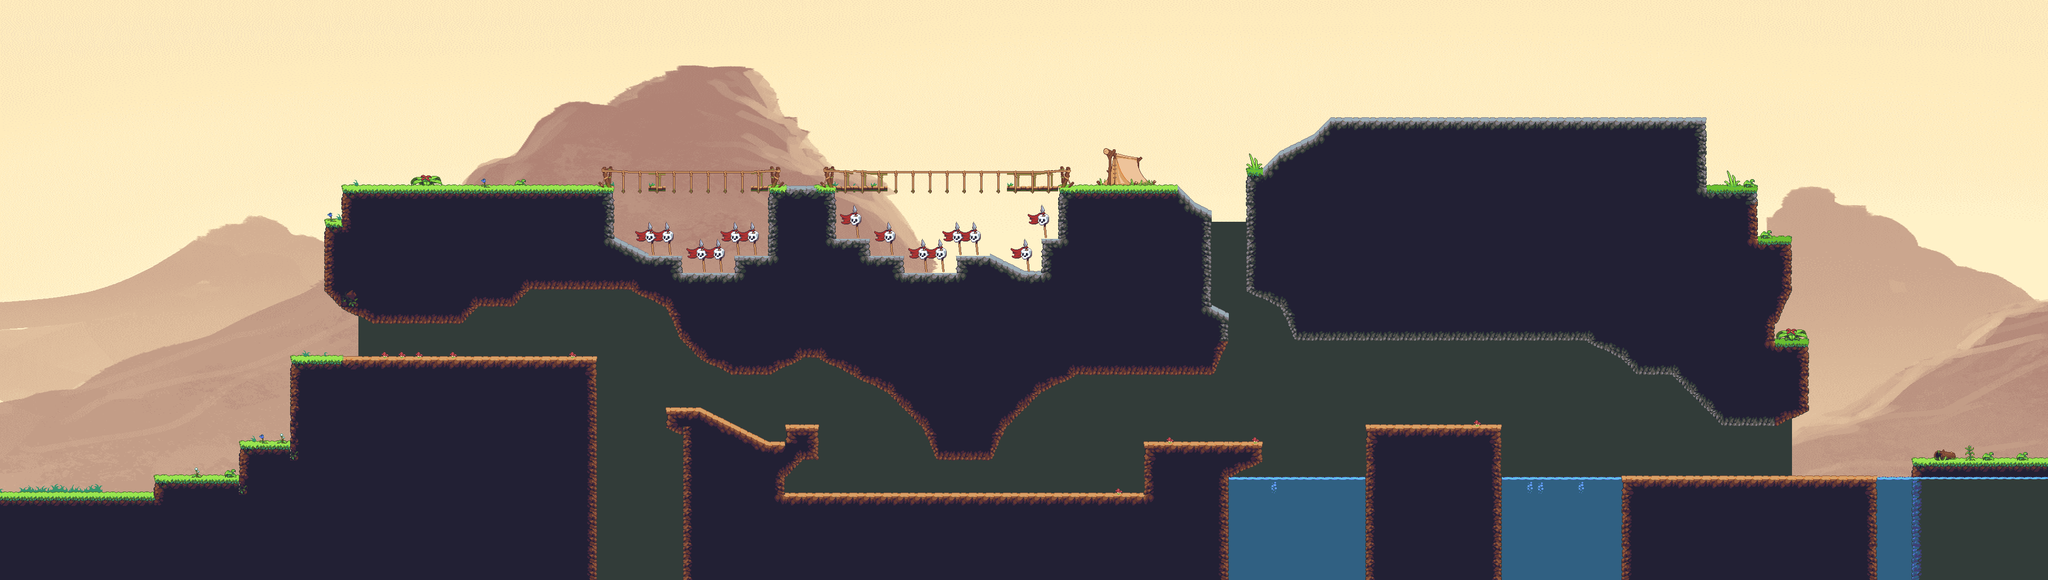

Below is a game level as drawn by its tile map, then a one-line description and the .tmx that defines it (tile-layer data replaced by summaries):
An orthogonal 120x34 tile map with 32x32 px tiles, 4 tile layers (Scenery, Background, Foreground, Objekte), 3 tilesets, 1 image layer and 161 objects (71x Wall, 58x CoinEntity, 21x Ground, 6x SpikeEntity, 2x EnemyEntity, ...).

<map version="1.0" orientation="orthogonal" renderorder="left-up" width="120" height="34" tilewidth="32" tileheight="32" nextobjectid="260">
 <tileset firstgid="1" name="jungle_guide" tilewidth="32" tileheight="32">
  <image source="../img/map/jungle_guide.png" width="768" height="928" />
 </tileset>
 <tileset firstgid="697" name="jungle_terrain" tilewidth="32" tileheight="32">
  <image source="../img/map/jungle_terrain.png" width="896" height="480" />
 </tileset>
 <tileset firstgid="1117" name="objekte" tilewidth="32" tileheight="32">
  <image source="../img/map/objekte.png" width="416" height="224" />
 </tileset>
 <imagelayer name="Parallax_layer1">
  <image source="../img/background/rock.png" />
 </imagelayer>
 <layer name="Scenery" width="120" height="34">
  <data>[4080 cells, 17 non-empty, 16 distinct tile ids]</data>
 </layer>
 <layer name="Background" width="120" height="34">
  <data>[4080 cells, 850 non-empty, 10 distinct tile ids]</data>
 </layer>
 <layer name="Foreground" width="120" height="34">
  <data>[4080 cells, 1996 non-empty, 180 distinct tile ids]</data>
 </layer>
 <layer name="Objekte" width="120" height="34">
  <data>[4080 cells, 41 non-empty, 11 distinct tile ids]</data>
 </layer>
 <objectgroup name="Object">
  <properties>
   <property name="duration" value="300" />
   <property name="fade" value="#300000" />
  </properties>
  <object id="74" name="mainPlayer" x="6.66667" y="858" width="32" height="64">
   <properties>
    <property name="image" value="gripe_run_right" />
    <property name="spritewidth" value="64" />
   </properties>
  </object>
  <object id="81" name="SpikeEntity" x="1116.67" y="1001" width="162" height="40" />
  <object id="85" name="game.LevelEntity" x="3807.5" y="-499431" width="31" height="1e+06">
   <properties>
    <property name="duration" value="300" />
    <property name="fade" value="#009900" />
    <property name="to" value="6" />
   </properties>
  </object>
  <object id="130" name="SpikeEntity" x="1151.67" y="422" width="288" height="28" />
  <object id="139" name="SpikeEntity" x="1568.67" y="415" width="415" height="31" />
  <object id="149" name="SpikeEntity" x="2304.67" y="989" width="256" height="40" />
  <object id="177" name="SpikeEntity" x="2816.67" y="1004" width="285" height="40" />
  <object id="180" name="SpikeEntity" x="3520.67" y="1015" width="64" height="40" />
  <object id="197" name="CoinEntity" x="499.667" y="718" width="32" height="32">
   <properties>
    <property name="image" value="spinning_coin_gold" />
    <property name="spritewidth" value="32" />
   </properties>
  </object>
  <object id="198" name="CoinEntity" x="991.667" y="616" width="32" height="32">
   <properties>
    <property name="image" value="spinning_coin_gold" />
    <property name="spritewidth" value="32" />
   </properties>
  </object>
  <object id="199" name="CoinEntity" x="1200.67" y="623" width="32" height="32">
   <properties>
    <property name="image" value="spinning_coin_gold" />
    <property name="spritewidth" value="32" />
   </properties>
  </object>
  <object id="200" name="CoinEntity" x="1252.67" y="676" width="32" height="32">
   <properties>
    <property name="image" value="spinning_coin_gold" />
    <property name="spritewidth" value="32" />
   </properties>
  </object>
  <object id="201" name="CoinEntity" x="1054.67" y="579" width="32" height="32">
   <properties>
    <property name="image" value="spinning_coin_gold" />
    <property name="spritewidth" value="32" />
   </properties>
  </object>
  <object id="202" name="CoinEntity" x="1135.67" y="576" width="32" height="32">
   <properties>
    <property name="image" value="spinning_coin_gold" />
    <property name="spritewidth" value="32" />
   </properties>
  </object>
  <object id="203" name="CoinEntity" x="1748.67" y="880" width="32" height="32">
   <properties>
    <property name="image" value="spinning_coin_gold" />
    <property name="spritewidth" value="32" />
   </properties>
  </object>
  <object id="204" name="CoinEntity" x="1785.67" y="879" width="32" height="32">
   <properties>
    <property name="image" value="spinning_coin_gold" />
    <property name="spritewidth" value="32" />
   </properties>
  </object>
  <object id="205" name="CoinEntity" x="1823.67" y="880" width="32" height="32">
   <properties>
    <property name="image" value="spinning_coin_gold" />
    <property name="spritewidth" value="32" />
   </properties>
  </object>
  <object id="206" name="CoinEntity" x="2736.67" y="733" width="32" height="32">
   <properties>
    <property name="image" value="spinning_coin_gold" />
    <property name="spritewidth" value="32" />
   </properties>
  </object>
  <object id="207" name="CoinEntity" x="2287.67" y="449" width="32" height="32">
   <properties>
    <property name="image" value="spinning_coin_gold" />
    <property name="spritewidth" value="32" />
   </properties>
  </object>
  <object id="208" name="CoinEntity" x="2289.67" y="498" width="32" height="32">
   <properties>
    <property name="image" value="spinning_coin_gold" />
    <property name="spritewidth" value="32" />
   </properties>
  </object>
  <object id="209" name="CoinEntity" x="2288.67" y="398" width="32" height="32">
   <properties>
    <property name="image" value="spinning_coin_gold" />
    <property name="spritewidth" value="32" />
   </properties>
  </object>
  <object id="210" name="CoinEntity" x="2334.67" y="586" width="32" height="32">
   <properties>
    <property name="image" value="spinning_coin_gold" />
    <property name="spritewidth" value="32" />
   </properties>
  </object>
  <object id="211" name="CoinEntity" x="2338.67" y="759" width="32" height="32">
   <properties>
    <property name="image" value="spinning_coin_gold" />
    <property name="spritewidth" value="32" />
   </properties>
  </object>
  <object id="212" name="CoinEntity" x="2404.67" y="711" width="32" height="32">
   <properties>
    <property name="image" value="spinning_coin_gold" />
    <property name="spritewidth" value="32" />
   </properties>
  </object>
  <object id="213" name="CoinEntity" x="2477.67" y="682" width="32" height="32">
   <properties>
    <property name="image" value="spinning_coin_gold" />
    <property name="spritewidth" value="32" />
   </properties>
  </object>
  <object id="214" name="CoinEntity" x="2536.67" y="695" width="32" height="32">
   <properties>
    <property name="image" value="spinning_coin_gold" />
    <property name="spritewidth" value="32" />
   </properties>
  </object>
  <object id="215" name="CoinEntity" x="2602.67" y="734" width="32" height="32">
   <properties>
    <property name="image" value="spinning_coin_gold" />
    <property name="spritewidth" value="32" />
   </properties>
  </object>
  <object id="216" name="CoinEntity" x="3125.67" y="849" width="32" height="32">
   <properties>
    <property name="image" value="spinning_coin_gold" />
    <property name="spritewidth" value="32" />
   </properties>
  </object>
  <object id="217" name="CoinEntity" x="3230.67" y="850" width="32" height="32">
   <properties>
    <property name="image" value="spinning_coin_gold" />
    <property name="spritewidth" value="32" />
   </properties>
  </object>
  <object id="218" name="CoinEntity" x="3340.67" y="850" width="32" height="32">
   <properties>
    <property name="image" value="spinning_coin_gold" />
    <property name="spritewidth" value="32" />
   </properties>
  </object>
  <object id="219" name="CoinEntity" x="3455.67" y="847" width="32" height="32">
   <properties>
    <property name="image" value="spinning_coin_gold" />
    <property name="spritewidth" value="32" />
   </properties>
  </object>
  </objectgroup>
 <objectgroup name="EnemyEntities">
  <!-- 2 objects omitted --></objectgroup>
 <objectgroup name="collision">
  <!-- 92 objects omitted --></objectgroup>
</map>
<!-- 130 of 161 objects omitted -->
